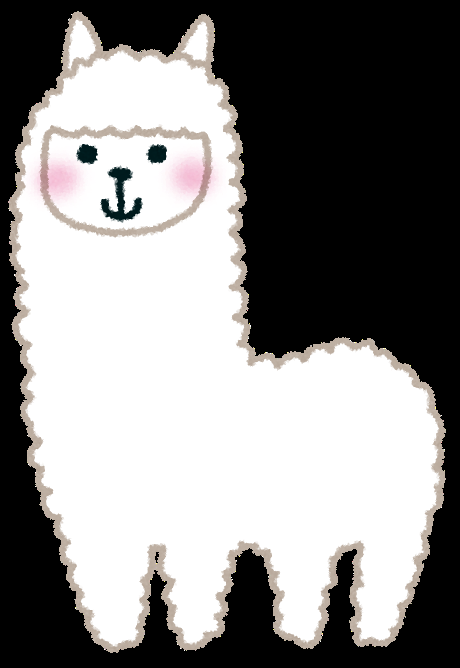
#> input picture items/alpaca.png, 460 x 668 px; its folder holds 4 pictures in this run
$ python yolov2_train.py
#> lines starting #> are read from the running program, lines starting #| are printed output that depends on the picture
### lib/image_generator.py
import cv2
import os
import glob
import numpy as np
from PIL import Image
from lib.utils import *

# src_imageの背景画像に対して、overlay_imageのalpha画像を貼り付ける。pos_xとpos_yは貼り付け時の左上の座標
# [39 lines left out: functions overlay, delete_pad, rotate_image, not called in this run]

# 画像をスケーリングする
def scale_image(image, scale):
    orig_h, orig_w = image.shape[:2]
    return cv2.resize(image, (int(orig_w*scale), int(orig_h*scale)))

# 背景画像から、指定したhとwの大きさの領域をランダムで切り抜く
# [41 lines left out: functions random_sampling, random_rotate_scale_image, random_overlay_image, yolo_format_bbox, maximum_iou, not called in this run]

class ImageGenerator():
    def __init__(self, item_path, background_path):
#> called with item_path = './items', background_path = './backgrounds'
        self.bg_files = glob.glob(background_path + "/*")
        self.item_files = glob.glob(item_path + "/*")
        self.items = []
        self.labels = []
        self.bgs = []
        for item_file in self.item_files:
            image = cv2.imread(item_file, cv2.IMREAD_UNCHANGED)
#> image is the input picture: shape (668, 460, 4); mean B, G, R, A 134.6, 135.4, 136.7, 140.7
            center = np.maximum(image.shape[0], image.shape[1])
#> center = 668
            pixels = np.zeros((center*2, center*2, image.shape[2]))
            y = int(center - image.shape[0]/2)
#> y = 334
            x = int(center - image.shape[1]/2)
#> x = 438
            pixels[y:y+image.shape[0], x:x+image.shape[1], :] = image
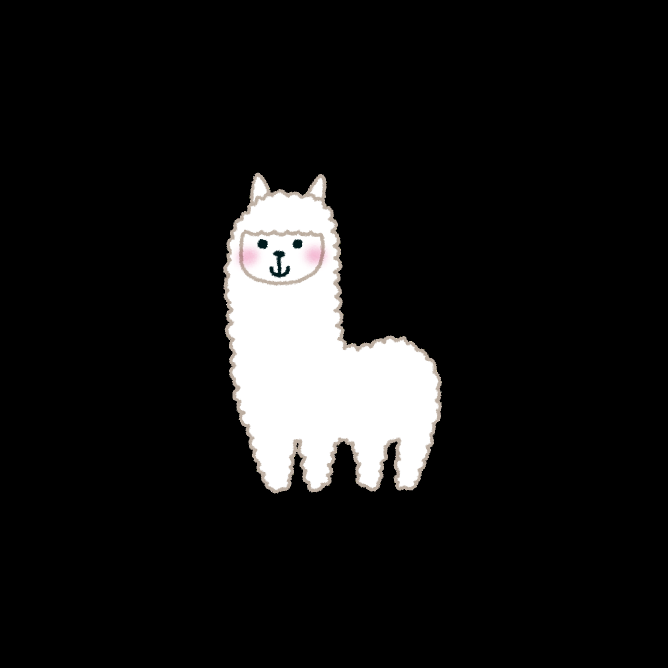
#> pixels: shape (1336, 1336, 4) float64 (shown at 1/2 size); mean B, G, R, A 23.2, 23.3, 23.5, 24.2
            self.items.append(pixels.astype(np.uint8))
            self.labels.append(item_file.split("/")[-1].split(".")[0])
#> pass 2 of the loop in __init__, `for item_file in self.item_files:`:
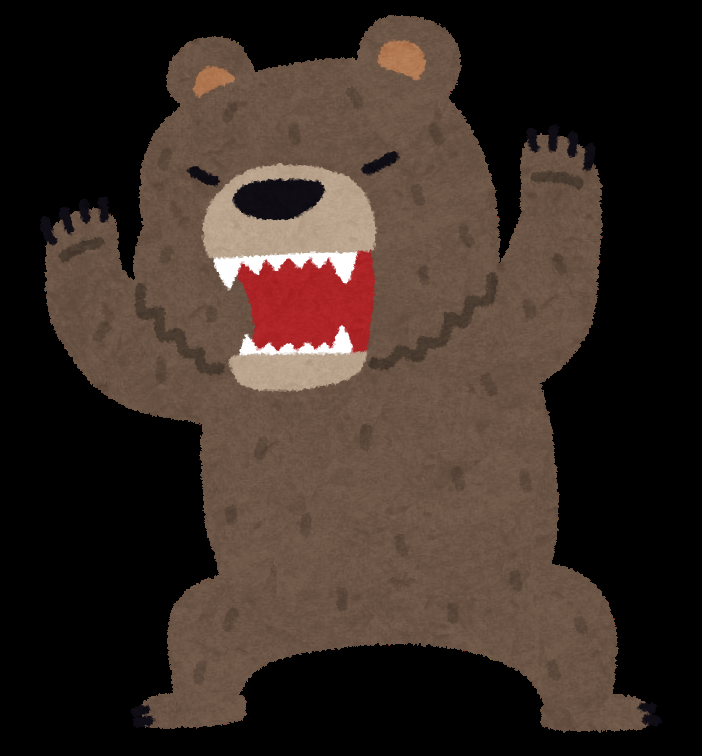
#> input picture items/kuma.png, 702 x 756 px
#> in __init__, image is the input picture: shape (756, 702, 4); mean B, G, R, A 36.3, 43.6, 56.6, 127
#> in __init__, `pixels[y:y+image.shape[0], x:x+image.shape[1], :] = image`:
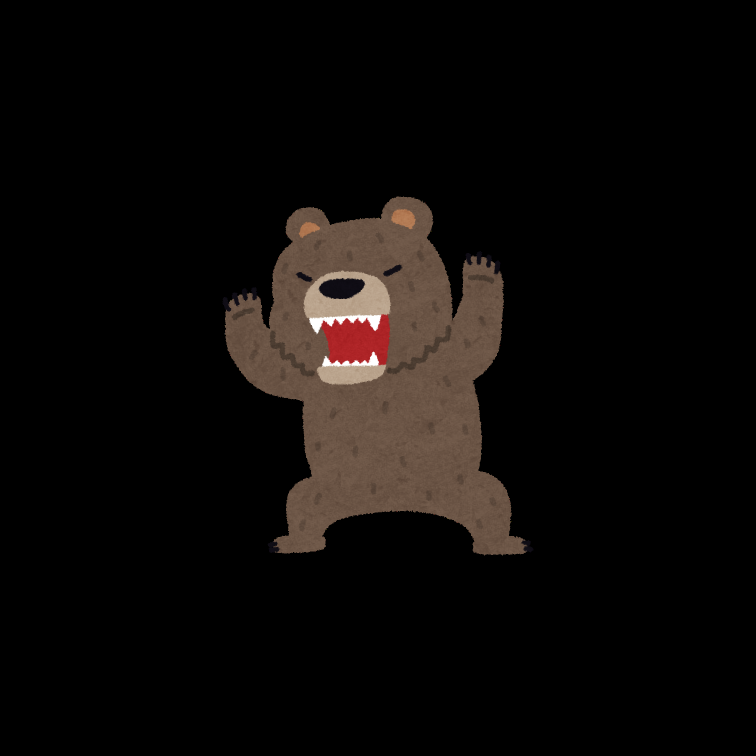
#> pixels: shape (1512, 1512, 4) float64 (shown at 1/2 size); mean B, G, R, A 8.4, 10.1, 13.1, 29.5
#> pass 3 of the loop in __init__, `for item_file in self.item_files:`:
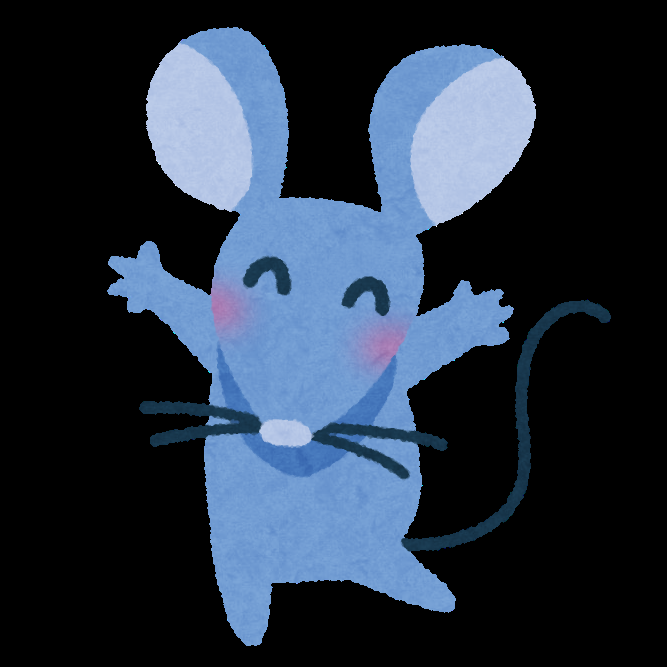
#> input picture items/nezumi.png, 667 x 667 px
#> in __init__, image is the input picture: shape (667, 667, 4); mean B, G, R, A 65, 49.5, 38.1, 80.1
#> in __init__, `pixels[y:y+image.shape[0], x:x+image.shape[1], :] = image`:
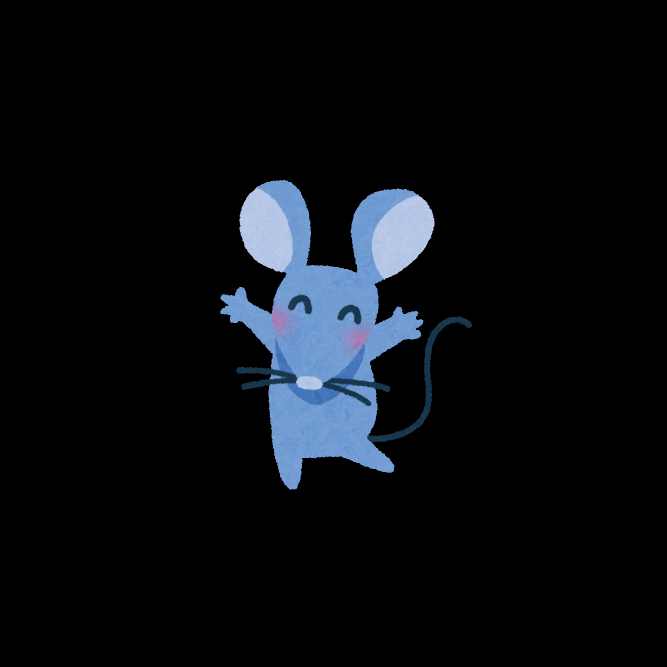
#> pixels: shape (1334, 1334, 4) float64 (shown at 1/2 size); mean B, G, R, A 16.3, 12.4, 9.5, 20
#> the loop made 4 passes; the first 3 are shown
        print(self.labels)

        for bg_file in self.bg_files:
            self.bgs.append(cv2.imread(bg_file))

    # [85 lines left out: functions generate_random_animation, generate_samples, not called in this run]

### yolov2.py
#!/usr/bin/env python
# encoding: utf-8

from __future__ import division, print_function
import matplotlib.pyplot as plt
import copy
import time
import numpy as np
from multiprocessing import Pipe, Process

from utils import *

import renom as rm
from renom.cuda import cuda
from renom.optimizer import Sgd, Adam
from renom.core import DEBUG_NODE_STAT, DEBUG_GRAPH_INIT, DEBUG_NODE_GRAPH

from yolo_detector import *


class Pretrained(rm.Model):

    def __init__(self, classes):
        super(Pretrained, self).__init__()
        self.classes = classes

            ##### common layers for both pretrained layers and yolov2 #####
#> (the run stopped early here; a loop or call above may not have finished)
